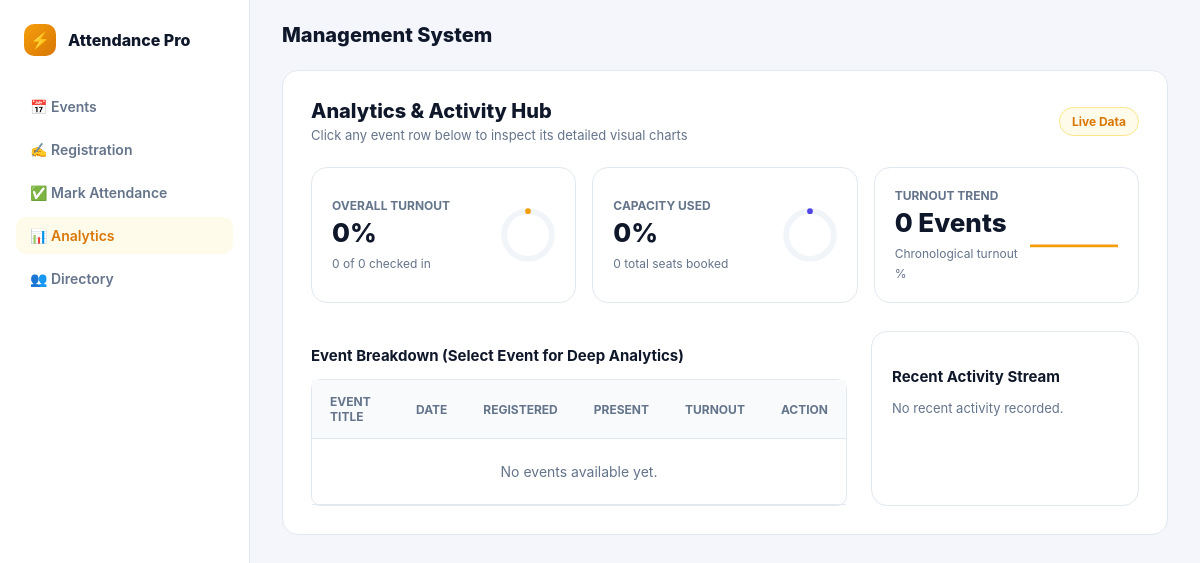
The app's page /summary, older data.
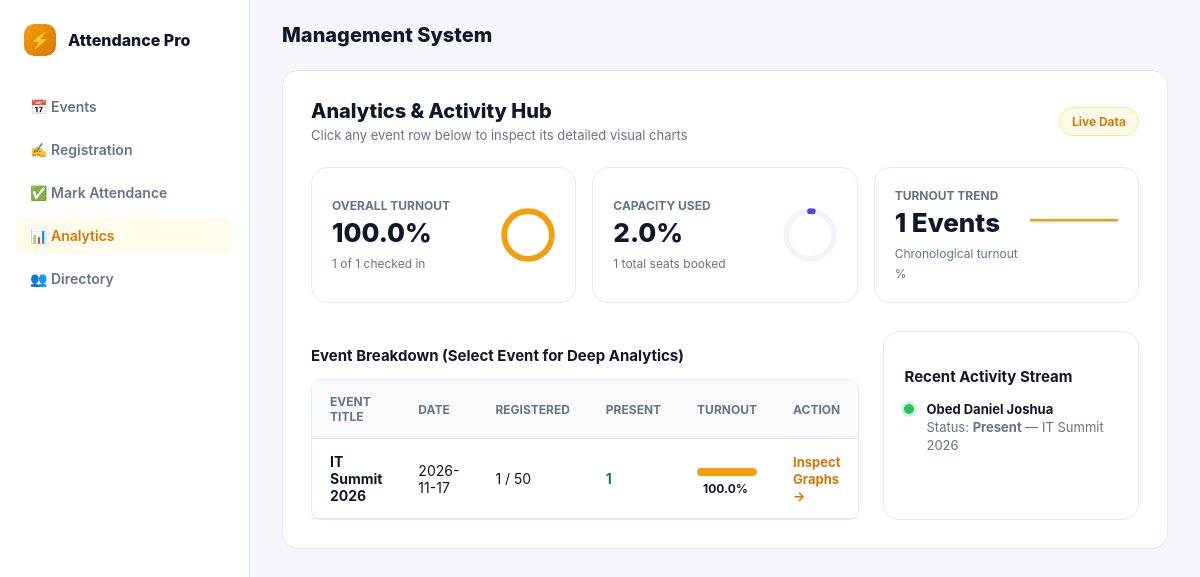
The same page, newer data.
### tables this page shows
CREATE TABLE events (
    event_id INTEGER PRIMARY KEY AUTOINCREMENT,
    title TEXT NOT NULL,
    event_date TEXT NOT NULL,
    venue TEXT NOT NULL,
    capacity INTEGER NOT NULL CHECK (capacity > 0),
    host_id INTEGER,
    FOREIGN KEY (host_id) REFERENCES users (user_id) ON DELETE SET NULL
);

CREATE TABLE registrations (
    registration_id INTEGER PRIMARY KEY AUTOINCREMENT,
    event_id INTEGER NOT NULL,
    participant_id INTEGER NOT NULL,
    attendance_status TEXT NOT NULL DEFAULT 'Absent' CHECK (attendance_status IN ('Present', 'Absent')),
    qr_code TEXT NOT NULL UNIQUE,
    FOREIGN KEY (event_id) REFERENCES events (event_id) ON DELETE CASCADE,
    FOREIGN KEY (participant_id) REFERENCES participants (participant_id) ON DELETE CASCADE,
    UNIQUE(event_id, participant_id)
);

CREATE TABLE participants (
    participant_id INTEGER PRIMARY KEY AUTOINCREMENT,
    name TEXT NOT NULL,
    contact TEXT NOT NULL UNIQUE,
    user_qr TEXT NOT NULL UNIQUE
);

### app.py (the view, shortened to what this page needs)
@app.route("/summary")
def summary():
    conn = get_db()
    summary_data = conn.execute("""
        SELECT
            e.event_id, e.title, e.event_date, e.capacity,
            COUNT(r.registration_id) AS total_registered,
            SUM(CASE WHEN r.attendance_status = 'Present' THEN 1 ELSE 0 END) AS total_present,
            SUM(CASE WHEN r.attendance_status = 'Absent' THEN 1 ELSE 0 END) AS total_absent
        FROM events e
        LEFT JOIN registrations r ON e.event_id = r.event_id
        GROUP BY e.event_id
        ORDER BY e.event_date ASC
    """).fetchall()
    total_events = len(summary_data)
    total_registrations = sum(item["total_registered"] for item in summary_data)
    total_present = sum(item["total_present"] for item in summary_data)
    total_capacity = sum(item["capacity"] for item in summary_data)
    turnout_rate = round((total_present / total_registrations * 100), 1) if total_registrations > 0 else 0
    capacity_usage = round((total_registrations / total_capacity * 100), 1) if total_capacity > 0 else 0
    trend_points = []
    if total_events == 1:
        rate = (summary_data[0]["total_present"] / summary_data[0]["total_registered"] * 100) if summary_data[0]["total_registered"] > 0 else 0
        y = 36 - (rate / 100 * 30)
        trend_points.append(f"0,{y:.1f}")
        trend_points.append(f"100,{y:.1f}")
    sparkline_polyline = " ".join(trend_points) if trend_points else "0,35 100,35"
    recent_activity = conn.execute("""
        SELECT p.name AS participant_name, e.title AS event_title, r.attendance_status
        FROM registrations r
        JOIN participants p ON r.participant_id = p.participant_id
        JOIN events e ON r.event_id = e.event_id
        ORDER BY r.registration_id DESC LIMIT 6
    """).fetchall()
    conn.close()
    return render_template(
        "summary.html",
        summary=list(reversed(summary_data)),
        total_events=total_events,
        total_registrations=total_registrations,
        total_present=total_present,
        turnout_rate=turnout_rate,
        capacity_usage=capacity_usage,
        sparkline_polyline=sparkline_polyline,
        recent_activity=recent_activity,
        active_page="summary"
    )

### app.py (called while the page is built, shortened)
def get_db():
    db_exists = os.path.exists(DB_PATH)
    conn = sqlite3.connect(DB_PATH)
    conn.row_factory = sqlite3.Row
    conn.execute("PRAGMA foreign_keys = ON;")
    return conn

### templates/summary.html (shortened to what this page needs)
{% extends "base.html" %}
{% block content %}
<div style="display: flex; justify-content: space-between; align-items: center; margin-bottom: 24px;">
    <div>
        <h2 style="margin: 0; font-size: 20px; font-weight: 800;">Analytics & Activity Hub</h2>
        <p style="margin: 4px 0 0 0; font-size: 13px; color: var(--text-secondary);">Click any event row below to inspect its detailed visual charts</p>
    </div>
    <span style="background: #fffbeb; color: #d97706; border: 1px solid #fde68a; font-size: 12px; font-weight: 700; padding: 6px 12px; border-radius: 20px;">
        Live Data
    </span>
</div>
<div class="kpi-grid">
    <div class="kpi-card">
        <div>
            <span class="kpi-label">Overall Turnout</span>
            <span class="kpi-value">{{ turnout_rate }}%</span>
            <span class="kpi-subtext">{{ total_present }} of {{ total_registrations }} checked in</span>
        </div>
        <div class="chart-container">
            <svg viewBox="0 0 36 36" class="circular-chart amber">
                <path class="circle-bg" d="M18 2.0845 a 15.9155 15.9155 0 0 1 0 31.831 a 15.9155 15.9155 0 0 1 0 -31.831" />
                <path class="circle" stroke-dasharray="{{ turnout_rate }}, 100" d="M18 2.0845 a 15.9155 15.9155 0 0 1 0 31.831 a 15.9155 15.9155 0 0 1 0 -31.831" />
            </svg>
        </div>
    </div>
    <div class="kpi-card">
        <div>
            <span class="kpi-label">Capacity Used</span>
            <span class="kpi-value">{{ capacity_usage }}%</span>
            <span class="kpi-subtext">{{ total_registrations }} total seats booked</span>
        </div>
        <div class="chart-container">
            <svg viewBox="0 0 36 36" class="circular-chart indigo">
                <path class="circle-bg" d="M18 2.0845 a 15.9155 15.9155 0 0 1 0 31.831 a 15.9155 15.9155 0 0 1 0 -31.831" />
                <path class="circle" stroke-dasharray="{{ capacity_usage }}, 100" d="M18 2.0845 a 15.9155 15.9155 0 0 1 0 31.831 a 15.9155 15.9155 0 0 1 0 -31.831" />
            </svg>
        </div>
    </div>
    <div class="kpi-card">
        <div>
            <span class="kpi-label">Turnout Trend</span>
            <span class="kpi-value">{{ total_events }} Events</span>
            <span class="kpi-subtext">Chronological turnout %</span>
        </div>
        <div class="sparkline-box">
            <svg viewBox="0 0 100 40" class="sparkline">
                <polyline fill="none" stroke="#f59e0b" stroke-width="3" stroke-linecap="round" stroke-linejoin="round" points="{{ sparkline_polyline }}" />
            </svg>
        </div>
    </div>
</div>
<div class="analytics-layout">
    <div>
        <h3 style="font-size: 15px; font-weight: 700; margin-bottom: 14px;">Event Breakdown (Select Event for Deep Analytics)</h3>
        <table>
            <thead>
                <tr>
                    <th>Event Title</th>
                    <th>Date</th>
                    <th>Registered</th>
                    <th>Present</th>
                    <th>Turnout</th>
                    <th>Action</th>
                </tr>
            </thead>
            <tbody>
                {% for item in summary %}
                <tr class="clickable-row" onclick="window.location.href='{{ url_for('event_analytics', event_id=item.event_id) }}'">
                    <td style="font-weight: 700; color: var(--text-primary);">{{ item.title }}</td>
                    <td>{{ item.event_date }}</td>
                    <td>{{ item.total_registered }} / {{ item.capacity }}</td>
                    <td style="color: #15803d; font-weight: 700;">{{ item.total_present }}</td>
                    <td>
                        {% if item.total_registered > 0 %}
                            {% set rate = ((item.total_present / item.total_registered) * 100) | round(1) %}
                            <div class="progress-bar-track">
                                <div class="progress-bar-fill" style="width: {{ rate }}%;"></div>
                            </div>
                            <span style="font-size: 12px; font-weight: 700; margin-left: 6px;">{{ rate }}%</span>
                        {% else %}
                            <span style="color: var(--text-secondary); font-size: 12px;">N/A</span>
                        {% endif %}
                    </td>
                    <td>
                        <span style="color: #d97706; font-weight: 700; font-size: 13px;">Inspect Graphs →</span>
                    </td>
                </tr>
                {% else %}
                <tr>
                    <td colspan="6" style="text-align: center; color: var(--text-secondary); padding: 24px;">
                        No events available yet.
                    </td>
                </tr>
                {% endfor %}
            </tbody>
        </table>
    </div>
    <div class="timeline-section">
        <h3 style="font-size: 15px; font-weight: 700; margin-bottom: 14px;">Recent Activity Stream</h3>
        <div class="timeline-list">
            {% for act in recent_activity %}
            <div class="timeline-item">
                <div class="timeline-dot {% if act.attendance_status == 'Present' %}dot-success{% else %}dot-default{% endif %}"></div>
                <div class="timeline-content">
                    <span class="timeline-user">{{ act.participant_name }}</span>
                    <span class="timeline-action">Status: <strong>{{ act.attendance_status }}</strong> — {{ act.event_title }}</span>
                </div>
            </div>
            {% else %}
            <div style="font-size: 13px; color: var(--text-secondary);">No recent activity recorded.</div>
            {% endfor %}
        </div>
    </div>
</div>
{% endblock %}

### templates/base.html (shortened to what this page needs)
<!DOCTYPE html>
<html lang="en">
<head>
</head>
<body>
    <aside class="sidebar">
        <div class="brand-header">
            <span class="brand-icon" id="secretAdminTrigger">⚡</span> Attendance Pro
        </div>
        <nav class="sidebar-nav">
            <a href="{{ url_for('events') }}" class="{% if active_page == 'events' %}active{% endif %}">📅 Events</a>
            <a href="{{ url_for('register') }}" class="{% if active_page == 'register' %}active{% endif %}">✍️ Registration</a>
            <a href="{{ url_for('attendance') }}" class="{% if active_page == 'attendance' %}active{% endif %}">✅ Mark Attendance</a>
            <a href="{{ url_for('summary') }}" class="{% if active_page == 'summary' %}active{% endif %}">📊 Analytics</a>
            <a href="{{ url_for('directory') }}" class="{% if active_page == 'directory' %}active{% endif %}">👥 Directory</a>
        </nav>
    </aside>
    <main class="content-area">
        <header class="topbar">
            <div class="topbar-title">Management System</div>
        </header>
        <div class="main-container">
            <div class="panel-box">
                {% block content %}{% endblock %}
            </div>
        </div>
    </main>
</body>
</html>

### templates/base.html (style rules this page uses)
:root { font-family: -apple-system, BlinkMacSystemFont, "Segoe UI", Roboto, sans-serif; --bg-main: #f4f6fb; --panel-bg: #ffffff; --sidebar-bg: #ffffff; --border-color: #e2e8f0; --text-primary: #0f172a; --text-secondary: #64748b; --accent-primary: #f59e0b; --accent-hover: #d97706; --accent-soft: #fffbeb; --indigo-primary: #4f46e5; --danger-color: #ef4444; --radius-lg: 16px; --radius-md: 10px; }
*, *::before, *::after { box-sizing: border-box; }
body { margin: 0; padding: 0; background-color: var(--bg-main); color: var(--text-primary); display: flex; min-height: 100vh; }
aside.sidebar { width: 250px; background: var(--sidebar-bg); border-right: 1px solid var(--border-color); display: flex; flex-direction: column; padding: 24px 16px; }
.brand-header { display: flex; align-items: center; gap: 12px; font-weight: 800; font-size: 16px; color: var(--text-primary); margin-bottom: 32px; padding: 0 8px; user-select: none; }
.brand-icon { width: 32px; height: 32px; background: linear-gradient(135deg, #f59e0b, #d97706); border-radius: 10px; display: flex; align-items: center; justify-content: center; color: #ffffff; font-size: 16px; cursor: pointer; }
.sidebar-nav { display: flex; flex-direction: column; gap: 6px; }
.sidebar-nav a { display: flex; align-items: center; gap: 12px; padding: 10px 14px; color: var(--text-secondary); text-decoration: none; font-size: 14px; font-weight: 600; border-radius: var(--radius-md); transition: all 150ms ease; }
.sidebar-nav a:hover, .sidebar-nav a.active { background: var(--accent-soft); color: var(--accent-hover); }
main.content-area { flex: 1; display: flex; flex-direction: column; }
header.topbar { height: 70px; display: flex; align-items: center; justify-content: space-between; padding: 0 32px; }
.topbar-title { font-size: 20px; font-weight: 800; }
.main-container { padding: 0 32px 32px 32px; flex: 1; }
.panel-box { background: var(--panel-bg); border: 1px solid var(--border-color); border-radius: var(--radius-lg); padding: 28px; margin-bottom: 24px; }
table { width: 100%; border-collapse: separate; border-spacing: 0; border: 1px solid var(--border-color); border-radius: var(--radius-md); }
th, td { padding: 14px 18px; border-bottom: 1px solid var(--border-color); text-align: left; font-size: 14px; }
th { background: #f8fafc; font-size: 12px; text-transform: uppercase; color: var(--text-secondary); }

### templates/summary.html (style rules this page uses)
.kpi-grid { display: grid; grid-template-columns: repeat(auto-fit, minmax(240px, 1fr)); gap: 16px; margin-bottom: 28px; }
.kpi-card { background: #ffffff; border: 1px solid var(--border-color); border-radius: var(--radius-lg); padding: 20px; display: flex; justify-content: space-between; align-items: center; }
.kpi-label { display: block; font-size: 12px; font-weight: 700; color: var(--text-secondary); text-transform: uppercase; }
.kpi-value { display: block; font-size: 26px; font-weight: 800; margin: 4px 0; }
.kpi-subtext { font-size: 12px; color: var(--text-secondary); }
.chart-container { width: 54px; height: 54px; }
.circular-chart { display: block; max-width: 100%; max-height: 100%; }
.sparkline-box { width: 90px; height: 40px; }
.analytics-layout { display: grid; grid-template-columns: 2fr 1fr; gap: 24px; }
.clickable-row { cursor: pointer; transition: background 150ms ease; }
.progress-bar-track { display: inline-block; width: 60px; height: 8px; background: #f1f5f9; border-radius: 4px; overflow: hidden; vertical-align: middle; }
.progress-bar-fill { height: 100%; background: #f59e0b; border-radius: 4px; }
.timeline-section { background: #ffffff; border: 1px solid var(--border-color); border-radius: var(--radius-lg); padding: 20px; }
.timeline-list { display: flex; flex-direction: column; gap: 16px; margin-top: 12px; }
.timeline-item { display: flex; align-items: flex-start; gap: 12px; }
.timeline-dot { width: 10px; height: 10px; border-radius: 50%; margin-top: 4px; flex-shrink: 0; }
.dot-success { background: #22c55e; box-shadow: 0 0 0 3px rgba(34, 197, 94, 0.2); }
.timeline-content { font-size: 13px; line-height: 1.4; }
.timeline-user { font-weight: 700; display: block; }
.timeline-action { color: var(--text-secondary); }

Row changes from the older to the newer data that the page shows:
added events: title "IT Summit 2026", event_date "2026-11-17", total_registered "1", capacity "50", total_present "1", rate "100.0"
added registrations: participant_name "Obed Daniel Joshua", attendance_status "Present", event_title "IT Summit 2026"
Text that changed along with them:
{{ turnout_rate }}: "0" → "100.0"
{{ total_present }}: "0" → "1"
{{ total_registrations }}: "0" → "1"
{{ capacity_usage }}: "0" → "2.0"
{{ total_events }}: "0" → "1"
text no longer shown: "No events available yet. No recent activity recorded."
